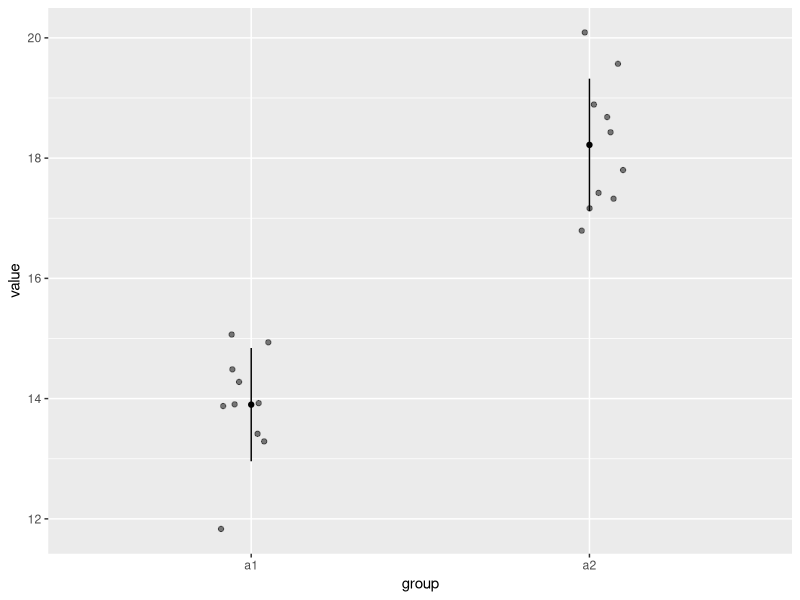

This chart was generated by the following R code:
library(tibble)
library(tidyverse)

#10.5.1
#creating vectors with rnorm()
xs <- rnorm(n = 10, mean = 10, sd = 5)
ys <- rnorm(n = 10, mean = 12, sd = 5)

t.test(xs, ys, var.equal = TRUE)

## sample size 100
xl <- rnorm(n = 100, mean = 10, sd = 5)
yl <- rnorm(n = 100, mean = 12, sd = 5)

t.test(xl, yl, var.equal = TRUE)

#10.5.2
a1 <- c(13.9, 14.9 ,13.4, 14.3, 11.8, 13.9, 14.5, 15.1, 13.3, 13.9)
a2 <- c(17.4, 17.3, 20.1, 17.2, 18.4, 19.6, 16.8, 18.7, 17.8, 18.9)

b1 <- c(10.9, 20.3, 9.6, 8.3, 14.5, 12.3, 14.5, 16.7, 9.3, 22.0)
b2 <- c(26.9, 12.9, 11.1, 16.7, 20.0, 20.9, 16.6, 15.4, 16.2, 16.2)

#create a tibble
## - one possible way is to use the rep() function

df_value <- tibble(value = c(a1, a2, b1, b2),
                   group = c(rep("a1", length(a1)),
                             rep("a2", length(a2)),
                             rep("b1", length (b1)),
                             rep("b2", length (b2))))

## - alternatively, you may use pivot_longer()
df_value <- tibble (a1 = a1,
                    a2 = a2,
                    b1 = b1,
                    b2 = b2) %>%
  pivot_longer(cols = c(a1, a2, b1, b2),
               values_to = "value",
               names_to = "group")

## create figures
df_mu <- df_value %>%
  group_by(group) %>%
  summarize(mu = mean(value),
            sd = sd(value))

df_value %>%
  filter(group %in% c("a1", "a2")) %>%
  ggplot(aes(x = group, 
             y = value)) +
  geom_jitter(width = 0.1,
              alpha = 0.5) +
  geom_segment(data = df_mu %>%
               filter(group %in% c("a1", "a2")),
               aes(x = group,
                   xend = group,
                   y = mu - sd,
                   yend = mu + sd)) +
  geom_point(data = df_mu %>%
               filter(group %in% c("a1", "a2")),
             aes(x = group,
                 y = mu))

#welch's test
t.test(a1, a2)

t.test(b1, b2)


                   


